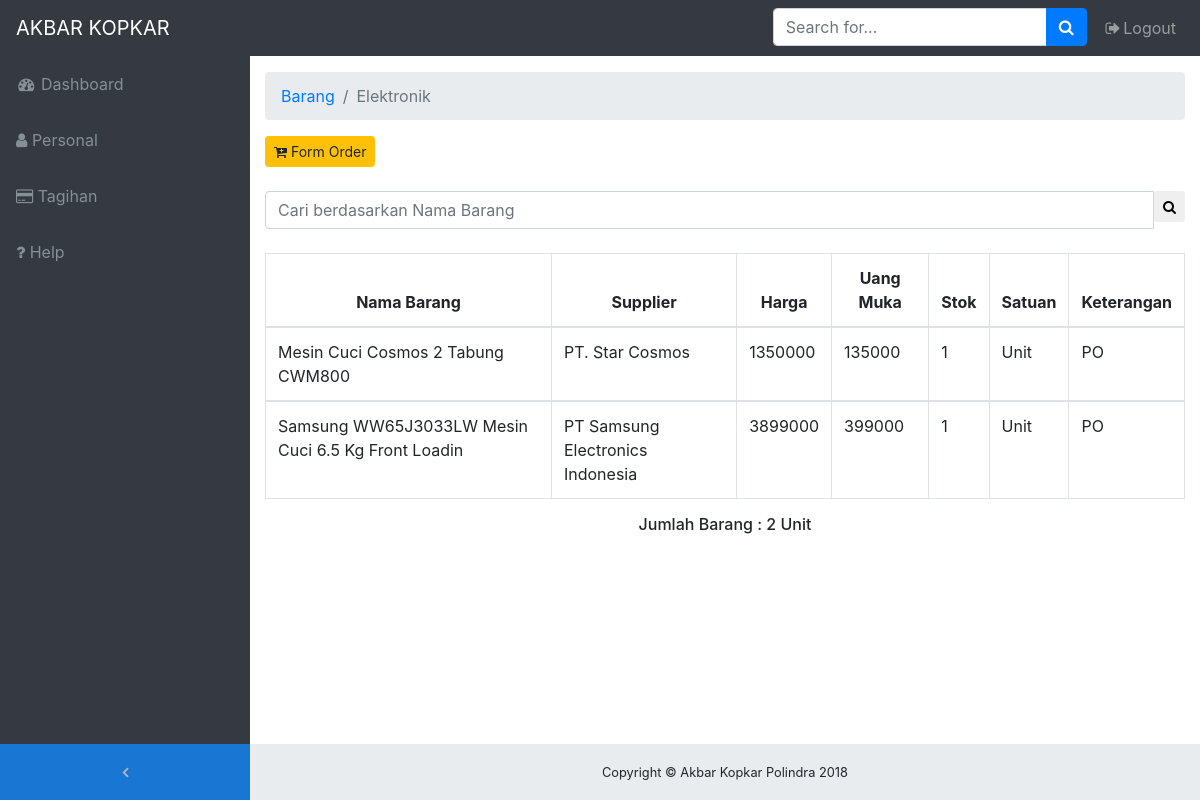
The page /on-member/elektronik.php (signed in) on the database its author committed.
### tables this page shows
CREATE TABLE `barang_elektronik` (
  `id_barang` int(11) NOT NULL,
  `nama_barang` varchar(50) NOT NULL,
  `supplier` varchar(50) NOT NULL,
  `harga` int(15) NOT NULL,
  `uang_muka` int(15) NOT NULL,
  `stok` int(5) NOT NULL,
  `satuan` varchar(15) NOT NULL,
  `keterangan` varchar(15) NOT NULL,
  `tgl_masuk` date NOT NULL
);

### on-member/elektronik.php (the view, shortened to what this page needs)
<!DOCTYPE html>
<html lang="en">
<head>
  <link href="vendor/bootstrap/css/bootstrap.min.css" rel="stylesheet">
  <link href="vendor/font-awesome/css/font-awesome.min.css" rel="stylesheet" type="text/css">
  <link href="vendor/datatables/dataTables.bootstrap4.css" rel="stylesheet">
  <link href="css/sb-admin.css" rel="stylesheet">
</head>
<body class="fixed-nav sticky-footer bg-dark" id="page-top">
  <nav class="navbar navbar-expand-lg navbar-dark bg-dark fixed-top" id="mainNav">
    <a class="navbar-brand" href="index.php">AKBAR KOPKAR</a>
    <div class="collapse navbar-collapse" id="navbarResponsive">
      <ul class="navbar-nav navbar-sidenav" id="exampleAccordion">
        <li class="nav-item" data-toggle="tooltip" data-placement="right" title="Dashboard">
          <a class="nav-link" href="index.php">
            <i class="fa fa-fw fa-dashboard"></i>
            <span class="nav-link-text">Dashboard</span>
          </a>
        </li>
        <li class="nav-item" data-toggle="tooltip" data-placement="right" title="Dashboard">
          <a class="nav-link" href="personal.php">
            <i class="fa fa-user"></i>
            <span class="nav-link-text">Personal</span>
          </a>
        </li>
        <li class="nav-item" data-toggle="tooltip" data-placement="right" title="Dashboard">
          <a class="nav-link" href="tagihan.php">
            <i class="fa fa-credit-card"></i>
            <span class="nav-link-text">Tagihan</span>
          </a>
        </li>
        <li class="nav-item" data-toggle="tooltip" data-placement="right" title="Dashboard">
          <a class="nav-link" href="help.php">
            <i class="fa fa-question"></i>
            <span class="nav-link-text">Help</span>
          </a>
        </li>
      </ul>
      <ul class="navbar-nav sidenav-toggler">
        <li class="nav-item">
          <a class="nav-link text-center" id="sidenavToggler">
            <i class="fa fa-fw fa-angle-left"></i>
          </a>
        </li>
      </ul>
      <ul class="navbar-nav ml-auto">
        <li class="nav-item">
          <form class="form-inline my-2 my-lg-0 mr-lg-2">
            <div class="input-group">
              <input class="form-control" type="text" placeholder="Search for...">
              <span class="input-group-append">
                <button class="btn btn-primary" type="button">
                  <i class="fa fa-search"></i>
                </button>
              </span>
            </div>
          </form>
        </li>
        <li class="nav-item">
          <a class="nav-link" data-toggle="modal" data-target="#exampleModal">
            <i class="fa fa-fw fa-sign-out"></i>Logout</a>
        </li>
      </ul>
    </div>
  </nav>
  <div class="content-wrapper">
    <div class="container-fluid">
      <ol class="breadcrumb">
        <li class="breadcrumb-item">
          <a href="#">Barang</a>
        </li>
        <li class="breadcrumb-item active">Elektronik</li>
      </ol>
    <section class="content">
    <div class="text-left" style="margin-top: 10px;">
        <a href="input-order-elektronik.php" class="btn btn-sm btn-warning"><i class="fa fa-cart-plus"></i> Form Order</a>
    </div> <br>
            <form action="barang-masuk-elektronik.php" method="POST">
              <div class="input-group">
              <input type='text' class="form-control input-sm pull-left" name='qcari' placeholder='Cari berdasarkan Nama Barang' required />
              <div class="input-group-btn">
              <button class="btn btn-sm btn-default" type="submit"><i class="fa fa-search"></i></button>
              </div>
              </div>
            </form>
                <br>
                  <?php
                  $query1="select * from barang_elektronik";
                    $tampil=mysqli_query($con,$query1) or die(mysqli_error());
                    ?>
                  <table id="example" class="table table-hover table-bordered">
                  <thead>
                      <tr>
                        <th><center>Nama Barang</center></th>
                        <th><center>Supplier</center></th>
                        <th><center>Harga</center></th>
                        <th><center>Uang Muka</center></th>
                        <th><center>Stok</center></th>
                        <th><center>Satuan</center></th>
                        <th><center>Keterangan</center></th>
                      </tr>
                  </thead>
                     <?php
                    while($data=mysqli_fetch_array($tampil))
                    { ?>
                    <tbody>
                    <tr>
                    <td><?php echo $data['nama_barang'];?></td>
                    <td><?php echo $data['supplier'];?></td>
                    <td><?php echo $data['harga'];?></td>
                    <td><?php echo $data['uang_muka'];?></td>
                    <td><?php echo $data['stok'];?></td>
                    <td><?php echo $data['satuan'];?></td>
                    <td><?php echo $data['keterangan'];?></td>
                    </tr>
                 <?php
              }
              ?>
                   </tbody>
                   </table>
                  <?php $tampil=mysqli_query($con,"select * from barang_elektronik order by id_barang");
                        $barang=mysqli_num_rows($tampil);
                    ?>
                  <center><h6>Jumlah Barang : <?php echo "$barang"; ?> Unit </h6> </center>
                </section>
    <footer class="sticky-footer">
      <div class="container">
        <div class="text-center">
          <small>Copyright © Akbar Kopkar Polindra 2018</small>
        </div>
      </div>
    </footer>
  </div>
</body>
</html>

### on-member/css/sb-admin.css (style rules this page uses)
html { position: relative; min-height: 100%; }
body { overflow-x: hidden; }
body.sticky-footer { margin-bottom: 56px; }
body.sticky-footer .content-wrapper { min-height: calc(100vh - 56px - 56px); }
body.fixed-nav { padding-top: 56px; }
.content-wrapper { min-height: calc(100vh - 56px); padding-top: 1rem; }
#mainNav .navbar-collapse { overflow: auto; max-height: 75vh; }
#mainNav .navbar-collapse .navbar-nav .nav-item .nav-link { cursor: pointer; }
#mainNav .navbar-collapse .sidenav-toggler { display: none; }
@media (min-width: 992px) { #mainNav .navbar-brand { width: 250px; } }
@media (min-width: 992px) { #mainNav .navbar-collapse { overflow: visible; max-height: none; } }
@media (min-width: 992px) { #mainNav .navbar-collapse .navbar-sidenav { position: absolute; top: 0; left: 0; -webkit-flex-direction: column; -ms-flex-direction: column; flex-direction: column; margin-top: 56px; } }
@media (min-width: 992px) { #mainNav .navbar-collapse .navbar-sidenav > .nav-item { width: 250px; padding: 0; } }
@media (min-width: 992px) { #mainNav .navbar-collapse .navbar-sidenav > .nav-item > .nav-link { padding: 1em; } }
#mainNav.fixed-top .sidenav-toggler { display: none; }
@media (min-width: 992px) { #mainNav.fixed-top .navbar-sidenav { height: calc(100vh - 112px); } }
@media (min-width: 992px) { #mainNav.fixed-top .sidenav-toggler { position: absolute; top: 0; left: 0; display: flex; -webkit-flex-direction: column; -ms-flex-direction: column; flex-direction: column; margin-top: calc(100vh - 56px); } }
@media (min-width: 992px) { #mainNav.fixed-top .sidenav-toggler > .nav-item { width: 250px; padding: 0; } }
@media (min-width: 992px) { #mainNav.fixed-top .sidenav-toggler > .nav-item > .nav-link { padding: 1em; } }
#mainNav.fixed-top.navbar-dark .sidenav-toggler { background-color: #1976d2; }
#mainNav.fixed-top.navbar-dark .sidenav-toggler a i { color: #adb5bd; }
.content-wrapper { overflow-x: hidden; background: white; }
@media (min-width: 992px) { .content-wrapper { margin-left: 250px; } }
#sidenavToggler i { font-weight: 800; }
#mainNav.navbar-dark .navbar-collapse .navbar-sidenav > .nav-item > .nav-link { color: #868e96; }
@media (min-width: 992px) { #mainNav.navbar-dark .navbar-collapse .navbar-sidenav { background: #343a40; } }
footer.sticky-footer { position: absolute; right: 0; bottom: 0; width: 100%; height: 56px; background-color: #e9ecef; line-height: 55px; }
@media (min-width: 992px) { footer.sticky-footer { width: calc(100% - 250px); } }

### rows shown on the page
barang_elektronik: nama_barang "Mesin Cuci Cosmos 2 Tabung CWM800", supplier "PT. Star Cosmos", harga "1350000", uang_muka "135000", stok "1", satuan "Unit", keterangan "PO"
barang_elektronik: nama_barang "Samsung WW65J3033LW Mesin Cuci 6.5 Kg Front Loadin", supplier "PT Samsung Electronics Indonesia", harga "3899000", uang_muka "399000", stok "1", satuan "Unit", keterangan "PO"

### other values the page prints
$barang "2"
